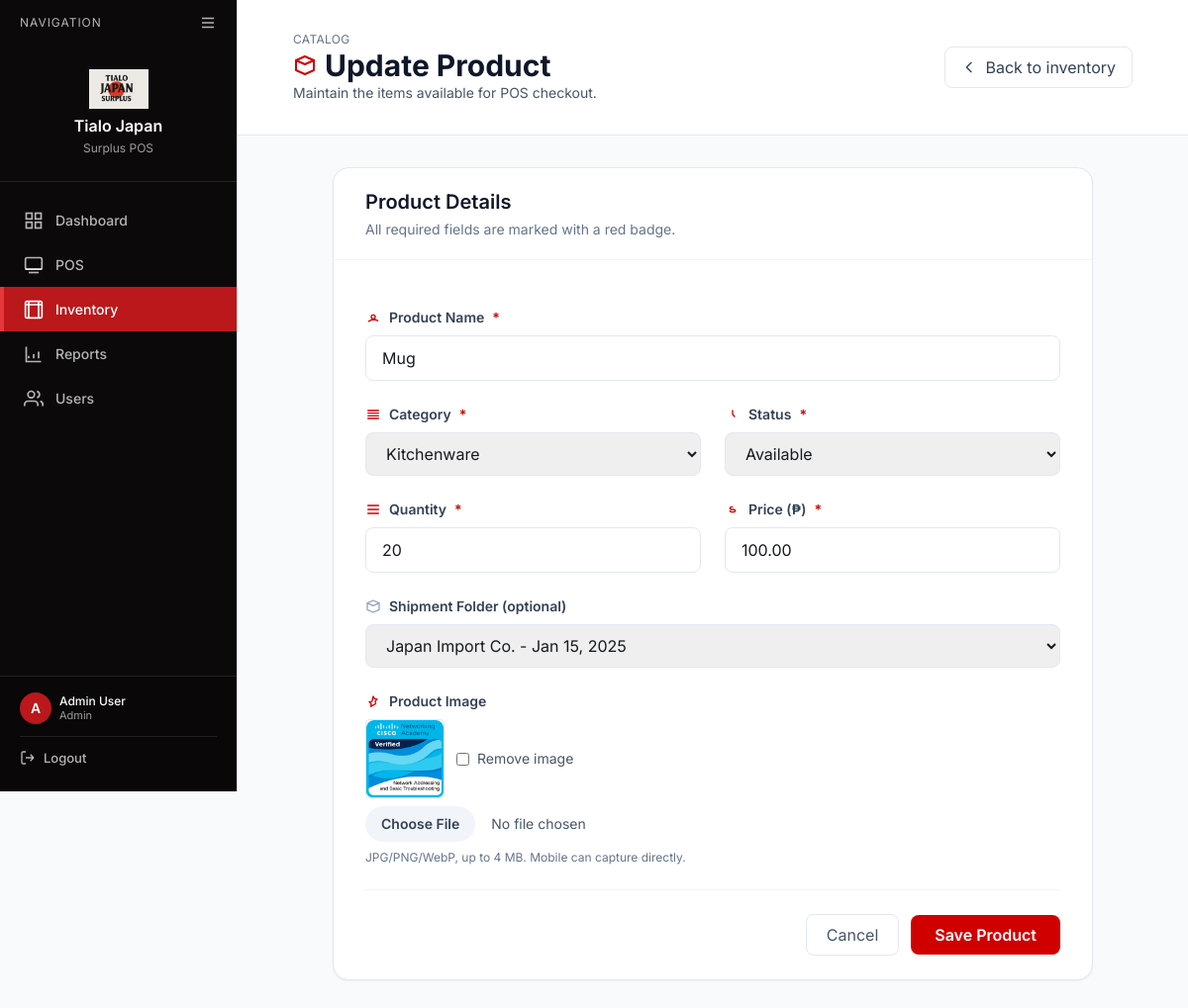
Page /index.php?page=inventory/product_form&id=12 (signed in) on the committed database.
### tables this page shows
CREATE TABLE `products` (
  `product_id` int(11) NOT NULL,
  `shipment_id` int(11) DEFAULT NULL,
  `name` varchar(150) NOT NULL,
  `category` varchar(100) DEFAULT NULL,
  `quantity` int(11) DEFAULT 0,
  `price` decimal(10,2) NOT NULL,
  `status` enum('Available','Sold','Out of Stock') DEFAULT 'Available',
  `image` varchar(255) DEFAULT NULL,
  `created_at` timestamp NOT NULL DEFAULT current_timestamp()
);

CREATE TABLE `shipments` (
  `shipment_id` int(11) NOT NULL,
  `date_received` date NOT NULL,
  `time_received` time NOT NULL,
  `supplier` varchar(100) NOT NULL,
  `driver_name` varchar(100) DEFAULT NULL,
  `total_boxes` int(11) DEFAULT 0,
  `cost` decimal(10,2) NOT NULL DEFAULT 0.00,
  `created_at` timestamp NOT NULL DEFAULT current_timestamp()
);

### src/modules/inventory/product_form.php (the view, shortened to what this page needs)
<?php
include __DIR__ . '/../../includes/db_connect.php';
$product_id = $_GET['id'] ?? null;
$product = null;
$is_edit = false;
if ($product_id) {
    $query = "SELECT * FROM products WHERE product_id = ?";
    $stmt = $conn->prepare($query);
    $stmt->bind_param("i", $product_id);
    $stmt->execute();
    $result = $stmt->get_result();
    $product = $result->fetch_assoc();
    $is_edit = true;
}
$shipments_query = "SELECT shipment_id, supplier, date_received FROM shipments ORDER BY date_received DESC";
$shipments_result = $conn->query($shipments_query);
?>
<?php
include __DIR__ . '/../../includes/page_header.php';
?>
<body class="bg-slate-50 flex">
    <?php include __DIR__ . '/../../includes/sidebar.php'; ?>
    <div class="flex-1 flex flex-col">
        <header class="bg-white border-b border-slate-200 sticky top-0 z-40 page-header">
            <div class="px-6 py-4 flex flex-wrap items-center justify-between gap-4">
                <div>
                    <p class="text-xs uppercase tracking-wide text-slate-500">Catalog</p>
                    <h1 class="text-3xl font-bold text-slate-900 flex items-center gap-2">
                        <svg class="w-6 h-6 text-[#D00000]" fill="none" stroke="currentColor" viewBox="0 0 24 24">
                            <path stroke-linecap="round" stroke-linejoin="round" stroke-width="2" d="M3 7l9-4 9 4-9 4-9-4z" />
                            <path stroke-linecap="round" stroke-linejoin="round" stroke-width="2" d="M3 7v10l9 4 9-4V7" />
                        </svg>
                        <?php echo $is_edit ? 'Update Product' : 'Add New Product'; ?>
                    </h1>
                    <p class="text-sm text-slate-600">Maintain the items available for POS checkout.</p>
                </div>
                <a href="/index.php?page=inventory&tab=inventory" class="inline-flex items-center px-4 py-2 rounded-lg border border-slate-200 text-slate-700 hover:bg-slate-100 transition">
                    <svg class="w-4 h-4 mr-2" fill="none" stroke="currentColor" viewBox="0 0 24 24">
                        <path stroke-linecap="round" stroke-linejoin="round" stroke-width="2" d="M15 19l-7-7 7-7" />
                    </svg>
                    Back to inventory
                </a>
            </div>
        </header>
        <main class="flex-1 px-6 py-8">
            <div class="max-w-3xl mx-auto bg-white border border-slate-200 rounded-2xl shadow-sm">
                <div class="border-b border-slate-100 px-8 py-5">
                    <h2 class="text-xl font-semibold text-slate-900">Product Details</h2>
                    <p class="text-sm text-slate-500 mt-1">All required fields are marked with a red badge.</p>
                </div>
                <form method="POST" action="/index.php?page=inventory/process_product" class="px-8 py-6 space-y-6" enctype="multipart/form-data">
                    <div class="space-y-2">
                        <label for="name" class="text-sm font-semibold text-slate-700 flex items-center gap-2">
                            <svg class="w-4 h-4 text-[#D00000]" fill="none" stroke="currentColor" viewBox="0 0 24 24"><path stroke-linecap="round" stroke-linejoin="round" stroke-width="2" d="M5.121 17.804A13.937 13.937 0 0112 15c2.508 0 4.847.655 6.879 1.804M15 11a3 3 0 11-6 0 3 3 0 016 0z" /></svg>
                            Product Name<span class="text-[#D00000]">*</span>
                        </label>
                        <input type="text" id="name" name="name" value="<?php echo htmlspecialchars($product['name'] ?? ''); ?>" placeholder="e.g. Rice Cooker" class="w-full px-4 py-2.5 rounded-lg border border-slate-200 focus:outline-none focus:ring-2 focus:ring-[#D00000]" required>
                    </div>
                    <div class="grid grid-cols-1 md:grid-cols-2 gap-6">
                        <div class="space-y-2">
                            <label for="category" class="text-sm font-semibold text-slate-700 flex items-center gap-2">
                                <svg class="w-4 h-4 text-[#D00000]" fill="none" stroke="currentColor" viewBox="0 0 24 24"><path stroke-linecap="round" stroke-linejoin="round" stroke-width="2" d="M4 6h16M4 10h16M4 14h16M4 18h16" /></svg>
                                Category<span class="text-[#D00000]">*</span>
                            </label>
                            <select id="category" name="category" class="w-full px-4 py-2.5 rounded-lg border border-slate-200 focus:outline-none focus:ring-2 focus:ring-[#D00000]" required>
                                <?php
                                    $categories = ['Appliances','Furniture','Kitchenware','Household'];
                                    foreach ($categories as $cat):
                                ?>
                                    <option value="<?php echo $cat; ?>" <?php echo ($product['category'] ?? '') === $cat ? 'selected' : ''; ?>><?php echo $cat; ?></option>
                                <?php endforeach; ?>
                            </select>
                        </div>
                        <div class="space-y-2">
                            <label for="status" class="text-sm font-semibold text-slate-700 flex items-center gap-2">
                                <svg class="w-4 h-4 text-[#D00000]" fill="none" stroke="currentColor" viewBox="0 0 24 24"><path stroke-linecap="round" stroke-linejoin="round" stroke-width="2" d="M12 6v6l3 3" /></svg>
                                Status<span class="text-[#D00000]">*</span>
                            </label>
                            <select id="status" name="status" class="w-full px-4 py-2.5 rounded-lg border border-slate-200 focus:outline-none focus:ring-2 focus:ring-[#D00000]" required>
                                <?php
                                    $statuses = ['Available','Sold','Out of Stock'];
                                    foreach ($statuses as $status):
                                ?>
                                    <option value="<?php echo $status; ?>" <?php echo ($product['status'] ?? 'Available') === $status ? 'selected' : ''; ?>><?php echo $status; ?></option>
                                <?php endforeach; ?>
                            </select>
                        </div>
                    </div>
                    <div class="grid grid-cols-1 md:grid-cols-2 gap-6">
                        <div class="space-y-2">
                            <label for="quantity" class="text-sm font-semibold text-slate-700 flex items-center gap-2">
                                <svg class="w-4 h-4 text-[#D00000]" fill="none" stroke="currentColor" viewBox="0 0 24 24"><path stroke-linecap="round" stroke-linejoin="round" stroke-width="2" d="M4 6h16M4 12h16M4 18h16" /></svg>
                                Quantity<span class="text-[#D00000]">*</span>
                            </label>
                            <input type="number" id="quantity" name="quantity" value="<?php echo (int)($product['quantity'] ?? 0); ?>" min="0" class="w-full px-4 py-2.5 rounded-lg border border-slate-200 focus:outline-none focus:ring-2 focus:ring-[#D00000]" required>
                        </div>
                        <div class="space-y-2">
                            <label for="price" class="text-sm font-semibold text-slate-700 flex items-center gap-2">
                                <svg class="w-4 h-4 text-[#D00000]" fill="none" stroke="currentColor" viewBox="0 0 24 24"><path stroke-linecap="round" stroke-linejoin="round" stroke-width="2" d="M12 8c-2.21 0-4 .895-4 2s1.79 2 4 2 4 .895 4 2-1.79 2-4 2-4-.895-4-2" /></svg>
                                Price (₱)<span class="text-[#D00000]">*</span>
                            </label>
                            <input type="number" step="0.01" min="0" id="price" name="price" value="<?php echo htmlspecialchars($product['price'] ?? ''); ?>" class="w-full px-4 py-2.5 rounded-lg border border-slate-200 focus:outline-none focus:ring-2 focus:ring-[#D00000]" required>
                        </div>
                    </div>
                    <div class="space-y-2">
                        <label for="shipment_id" class="text-sm font-semibold text-slate-700 flex items-center gap-2">
                            <svg class="w-4 h-4 text-slate-400" fill="none" stroke="currentColor" viewBox="0 0 24 24"><path stroke-linecap="round" stroke-linejoin="round" stroke-width="2" d="M3 7l9-4 9 4-9 4-9-4z" /><path stroke-linecap="round" stroke-linejoin="round" stroke-width="2" d="M3 7v10l9 4 9-4V7" /></svg>
                            Shipment Folder (optional)
                        </label>
                        <select id="shipment_id" name="shipment_id" class="w-full px-4 py-2.5 rounded-lg border border-slate-200 focus:outline-none focus:ring-2 focus:ring-[#9D0208]">
                            <?php if ($shipments_result && $shipments_result->num_rows): ?>
                                <?php while ($shipment = $shipments_result->fetch_assoc()): ?>
                                    <option value="<?php echo $shipment['shipment_id']; ?>" <?php echo ($product['shipment_id'] ?? '') == $shipment['shipment_id'] ? 'selected' : ''; ?>>
                                        <?php echo htmlspecialchars($shipment['supplier']); ?> - <?php echo date('M d, Y', strtotime($shipment['date_received'])); ?>
                                    </option>
                                <?php endwhile; ?>
                            <?php endif; ?>
                        </select>
                    </div>
                    <div class="space-y-2">
                        <label class="text-sm font-semibold text-slate-700 flex items-center gap-2">
                            <svg class="w-4 h-4 text-[#D00000]" fill="none" stroke="currentColor" viewBox="0 0 24 24"><path stroke-linecap="round" stroke-linejoin="round" stroke-width="2" d="M12 4.354l1.853 3.754 4.147.603-3 2.924.708 4.127L12 17.77l-3.708 1.956.708-4.127-3-2.924 4.147-.603L12 4.354z" /></svg>
                            Product Image
                        </label>
                        <?php if (!empty($product['image'])): ?>
                            <div class="flex items-center gap-3">
                                <img src="<?php echo '/assets/img/' . htmlspecialchars($product['image']); ?>" alt="Current image" class="w-20 h-20 object-cover rounded border border-slate-200">
                                <label class="inline-flex items-center gap-2 text-sm text-slate-600">
                                    <input type="checkbox" name="remove_image" value="1" class="rounded border-slate-300">
                                    Remove image
                                </label>
                            </div>
                        <?php endif; ?>
                        <input type="file" name="image" accept="image/*" capture="environment" class="block w-full text-sm text-slate-600 file:mr-4 file:py-2 file:px-4 file:rounded-full file:border-0 file:text-sm file:font-semibold file:bg-slate-100 file:text-slate-700 hover:file:bg-slate-200">
                        <p class="text-xs text-slate-500">JPG/PNG/WebP, up to 4 MB. Mobile can capture directly.</p>
                    </div>
                    <div class="flex items-center justify-end gap-3 pt-6 border-t border-slate-100">
                        <a href="/index.php?page=inventory&tab=inventory" class="px-5 py-2 rounded-lg border border-slate-200 text-slate-600 hover:bg-slate-50 transition">Cancel</a>
                        <button type="submit" class="px-6 py-2 rounded-lg bg-[#D00000] text-white font-semibold hover:bg-[#9D0208] transition">
                            <?php echo $is_edit ? 'Save Product' : 'Create Product'; ?>
                        </button>
                    </div>
                </form>
            </div>
        </main>
    </div>
<?php include __DIR__ . '/../../includes/page_footer.php'; ?>

### src/includes/page_header.php (style rules this page uses)
* { font-family: 'Inter', sans-serif; }

### src/includes/sidebar.php (style rules this page uses)
:root { --color-bg-app: #F5F3F4; --color-surface: #FFFFFF; --color-text-strong: #161A1D; --color-text-muted: #B1A7A6; --color-border: #D3D3D3; --color-primary: #BA181B; --color-primary-hover: #A4161A; --color-primary-active: #660708; --color-accent: #E5383B; --color-neutral-dark: #0B090A; --color-neutral-light: #D3D3D3; }
body { background-color: var(--color-bg-app); color: var(--color-text-strong); font-family: 'Inter', -apple-system, BlinkMacSystemFont, 'Segoe UI', sans-serif; }
.page-header { padding: 16px 32px; }

### rows in the picture
products: name "Mug", category "Kitchenware", status "Available", quantity "20", price "100.00", shipment_id "Japan Import Co. - Jan 15, 2025", image (picture)

### other values in the picture
$item['label'] "Dashboard"
$item['label'] "POS"
$item['label'] "Inventory"
$item['label'] "Reports"
$item['label'] "Users"
substr($_SESSION['name'], 0, 1) "A"
substr($_SESSION['name'], 0, 12) "Admin User"
$_SESSION['role'] "Admin"
